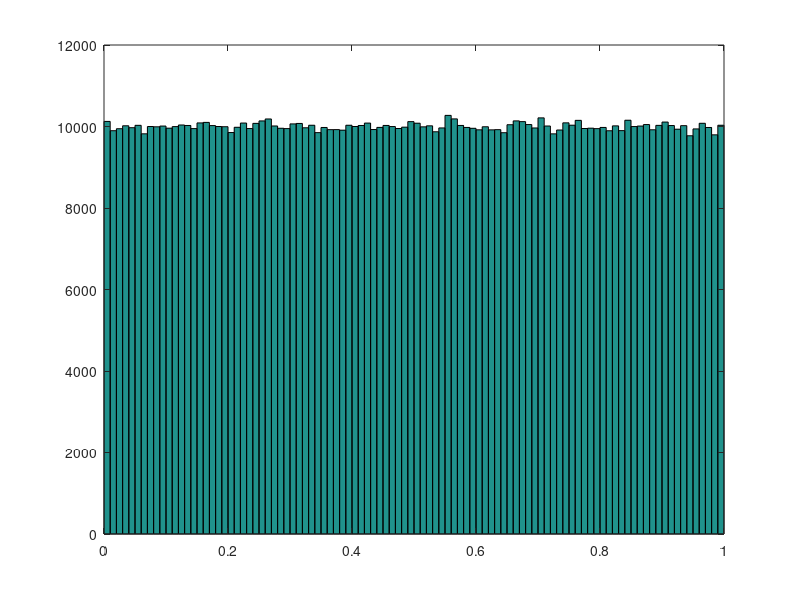
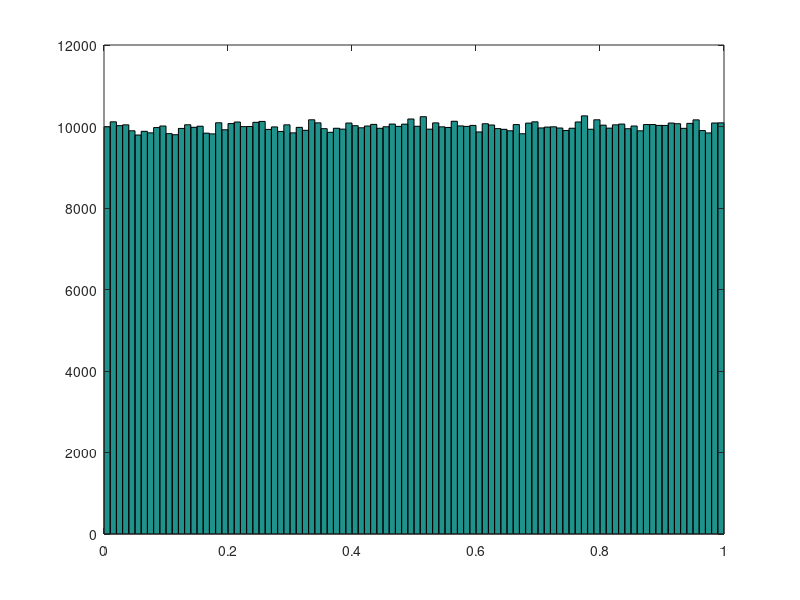
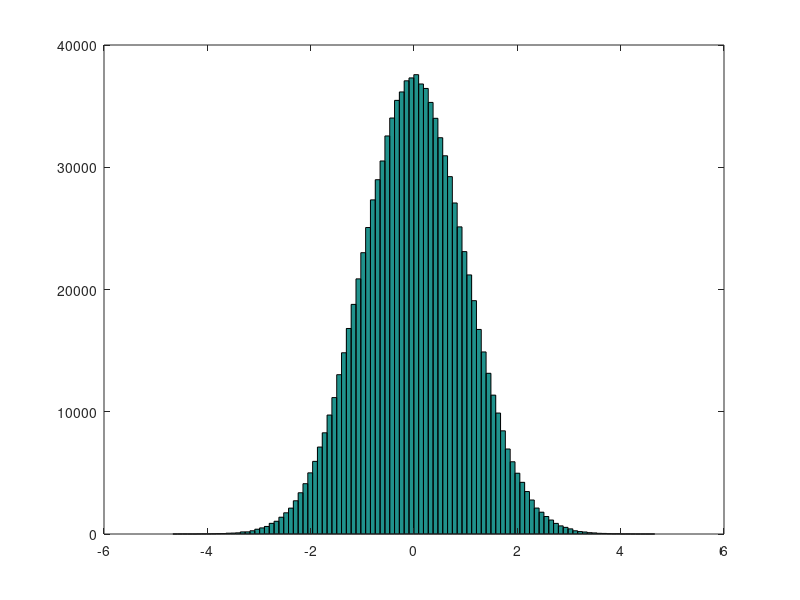
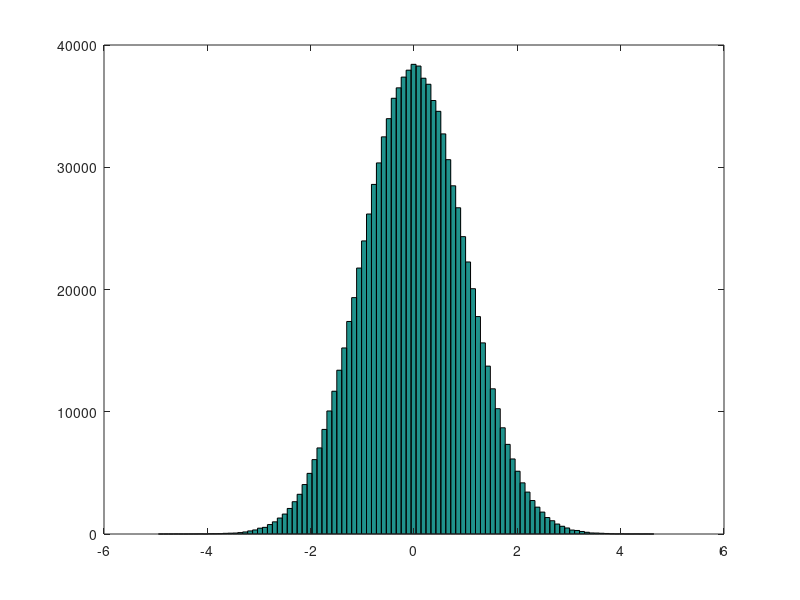

Write the MATLAB code that produced these figures, in order.
clc; clear all; close all;
N = 1000000;
X1 = rand(1,N); X2 = rand(1,N);
n = 100;
figure(1); hist(X1,n);
figure(2); hist(X2,n);

Y1 = sqrt(-2*log(X2)).*cos(2*pi*X1);
Y2 = sqrt(-2*log(X2)).*sin(2*pi*X1);

figure(3); hist(Y1,n);
figure(4); hist(Y2,n);
figure(5); f=@(x) exp(-(x.^2)/2)./sqrt(2*pi); 
fplot(f,[-5 5],'r'); hold on
quad(f,-5,5);
a = min(Y1); b = max(Y1);
[ny nx] = hist(Y1,linspace(a,b,n));
bar(nx,n*ny/(N*(b-a)));